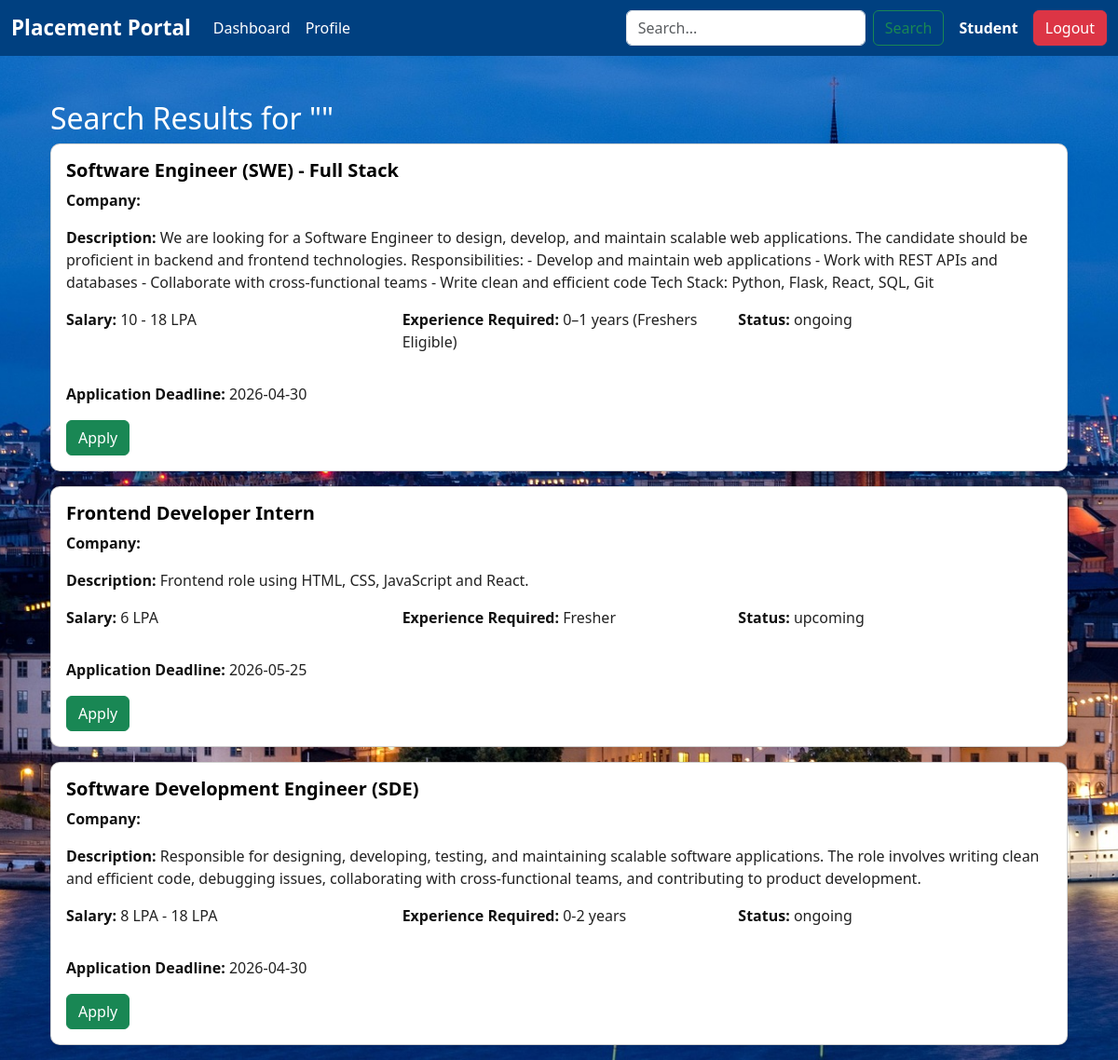
The app's page /search (signed in) with its own data.
### models/models.py (models this page shows, shortened)
class PlacementDrive(db.Model):
    __tablename__ = 'placement_drives'
    id = db.Column(db.Integer, primary_key=True)
    company_id = db.Column(db.Integer, db.ForeignKey('companies.id', ondelete='CASCADE'), nullable=False)
    job_title = db.Column(db.String(150), nullable=False)
    job_description = db.Column(db.Text, nullable=True)
    eligibility_criteria = db.Column(db.String(200), nullable=True)
    application_deadline = db.Column(db.DateTime, nullable=False)
    salary_range = db.Column(db.String(100), nullable=True)
    required_skills = db.Column(db.String(200), nullable=True)
    experience_required = db.Column(db.String(100), nullable=True)
    status = db.Column(db.Enum(Drivestatus), default=Drivestatus.UPCOMING, nullable=False)
    approval_status = db.Column(db.Enum(Approvalstatus), default=Approvalstatus.PENDING, nullable=False)
    applications = db.relationship('Application', backref='drive', lazy=True, cascade="all, delete-orphan")
    approval_status = db.Column(db.Enum(Approvalstatus), default=Approvalstatus.PENDING)

### app.py (the view, shortened to what this page needs)
@app.route("/search")
def search():
    if 'user_id' not in session or 'user_role' not in session:
        return redirect(url_for('login'))
    query = request.args.get('q', '').strip()
    role = session.get('user_role')
    if role == "admin":
        if not query:
            return render_template(
                "admin/search_results.html",
                students=[],
                companies=[],
                query=query
            )
        students = Student.query.filter(
            (Student.name.ilike(f'%{query}%')) |
            (Student.email.ilike(f'%{query}%')) |
            (Student.phone.ilike(f'%{query}%'))
        ).all()
        companies = Company.query.filter(
            (Company.company_name.ilike(f'%{query}%')) |
            (Company.email.ilike(f'%{query}%')) |
            (Company.website.ilike(f'%{query}%')) |
            (Company.hr_contact.ilike(f'%{query}%'))
        ).all()
        return render_template(
            "admin/search_results.html",
            students=students,
            companies=companies,
            query=query
        )
    elif role == "student":
        if not query:
            drives = PlacementDrive.query.filter(
                PlacementDrive.approval_status == Approvalstatus.APPROVED,
                PlacementDrive.status != Drivestatus.COMPLETED
            ).all()
        return render_template(
            "student/searchJobs.html",
            drives=drives,
            query=query
        )
    elif role == "company":
        company_id = session.get('user_id')

### templates/student/searchJobs.html (shortened to what this page needs)
{% extends "index.html" %}
{% block content %}
<div class="container mt-4">
  <h2>Search Results for "{{ query }}"</h2>
  {% if drives %}
    {% for drive in drives %}
    <div class="card shadow-sm mb-3">
      <div class="card-body">
        <h5 class="card-title">{{ drive.job_title }}</h5>
        <p class="card-text"><strong>Company:</strong> {{ drive.company_name }}</p>
        <p class="card-text"><strong>Description:</strong> {{ drive.job_description }}</p>
        <div class="row">
          <div class="col-md-4">
            <p><strong>Salary:</strong> {{ drive.salary_range }}</p>
          </div>
          <div class="col-md-4">
            <p><strong>Experience Required:</strong> {{ drive.experience_required }}</p>
          </div>
          <div class="col-md-4">
            <p><strong>Status:</strong> {{ drive.status.value }}</p>
          </div>
        </div>
        <p class="mt-3"><strong>Application Deadline:</strong> {{ drive.application_deadline.strftime('%Y-%m-%d') }}</p>
        <a href="{{ url_for('apply_drive', drive_id=drive.id) }}" class="btn btn-success">Apply</a>
      </div>
    </div>
    {% endfor %}
  {% else %}
    <div class="alert alert-warning mt-3">
      No placement drives found for your search query.
    </div>
  {% endif %}
</div>
{% endblock %}

### static/css/dashboard.css (style rules this page uses)
body { font-family: 'Segoe UI', Arial, sans-serif; background-color: #f8f9fa; color: #333; }
.card { border-radius: 10px; }
.card h5 { font-weight: 600; color: #555; }
body { background: url("/static/skyline1.jpg") no-repeat center center fixed; background-size: cover; }
h2, h3, h4, h5 { color: #ffffff !important; }
.card p, .card span, .card small { color: #222 !important; }
.card h5 { color: #000 !important; font-weight: 600; }
.card strong { color: #111 !important; }

### records on screen
PlacementDrive: job_title "Software Engineer (SWE) - Full Stack", job_description "We are looking for a Software Engineer to design, develop, and maintain scalable web applications. The candidate should be proficient in backend and frontend technologies. Responsibilities: - Develop and maintain web applications - Work with REST APIs and databases - Collaborate with cross-functional teams - Write clean and efficient code Tech Stack: Python, Flask, React, SQL, Git", salary_range "10 - 18 LPA", experience_required "0–1 years (Freshers Eligible)", status.value "ongoing", application_deadline "2026-04-30"
PlacementDrive: job_title "Frontend Developer Intern", job_description "Frontend role using HTML, CSS, JavaScript and React.", salary_range "6 LPA", experience_required "Fresher", status.value "upcoming", application_deadline "2026-05-25"
PlacementDrive: job_title "Software Development Engineer (SDE)", job_description "Responsible for designing, developing, testing, and maintaining scalable software applications. The role involves writing clean and efficient code, debugging issues, collaborating with cross-functional teams, and contributing to product development.", salary_range "8 LPA - 18 LPA", experience_required "0-2 years", status.value "ongoing", application_deadline "2026-04-30"

### other values on screen
{{ session.get('user_role') | capitalize }} "Student"
